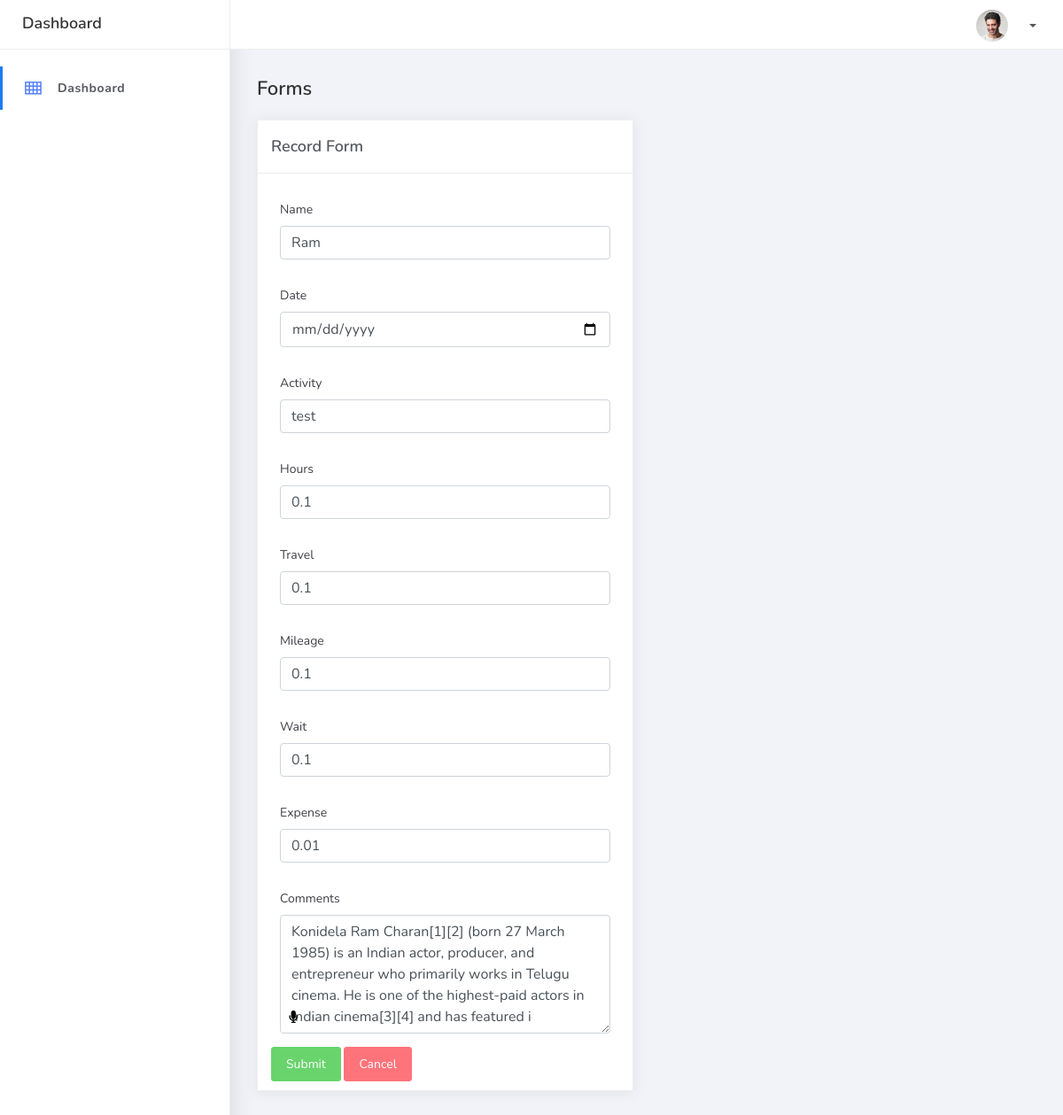
The app's page /records/31/edit/ with its own data.
### record_keeper/models.py (models this page shows, shortened)
class Record(models.Model):
    name = models.CharField(max_length=100)
    date = models.DateField()
    activity = models.CharField(max_length=100)
    hours = models.DecimalField(max_digits=4, decimal_places=1)
    travel = models.DecimalField(max_digits=4, decimal_places=1)
    mileage = models.DecimalField(max_digits=5, decimal_places=1)
    wait = models.DecimalField(max_digits=4, decimal_places=1)
    expense = models.DecimalField(max_digits=10, decimal_places=2,
                                  verbose_name='Expense ($)')  # Define verbose_name for better readability
    comments = models.TextField(blank=True)  # Allow comments to be optional

### record_keeper/views.py (the view, shortened to what this page needs)
# urls.py: path('records/<int:pk>/edit/', RecordUpdateView.as_view(), name='record_edit'),
class RecordUpdateView(View):
    def get(self, request, pk):
        record = get_object_or_404(Record, pk=pk)
        form = RecordForm(instance=record)
        return render(request, 'forms.html', {'form': form})

### record_keeper/forms.py
class RecordForm(forms.ModelForm):
    class Meta:
        model = Record
        fields = '__all__'
        widgets = {
            'comments': forms.Textarea(attrs={'rows': 4})  # Customize textarea appearance
        }

### record_keeper/templates/forms.html (shortened to what this page needs)
{% extends 'base.html' %}
{% load static %}
{% block content %}
<div class="main-panel">
    <div class="content">
        <div class="container-fluid">
            <h4 class="page-title">Forms</h4>
            <div class="row">
                <div class="col-md-6">
                    <div class="card">
                        <div class="card-header">
                            <div class="card-title">Record Form</div>
                        </div>
                        <div class="card-body">
                            <form method="post">
                                <div class="form-group">
                                    <label for="name">Name</label>
                                    <input type="text" class="form-control" id="name" name="name" placeholder="Enter Name" value="{{ form.instance.name }}">
                                </div>
                                <div class="form-group">
                                    <label for="date">Date</label>
                                    <input type="date" class="form-control" id="date" name="date" value="{{ form.instance.date }}">
                                </div>
                                <div class="form-group">
                                    <label for="activity">Activity</label>
                                    <input type="text" class="form-control" id="activity" name="activity" placeholder="Enter Activity" value="{{ form.instance.activity }}">
                                </div>
                                <div class="form-group">
                                    <label for="hours">Hours</label>
                                    <input type="number" class="form-control" id="hours" name="hours" step="0.1" value="{{ form.instance.hours }}">
                                </div>
                                <div class="form-group">
                                    <label for="travel">Travel</label>
                                    <input type="number" class="form-control" id="travel" name="travel" step="0.1" value="{{ form.instance.travel }}">
                                </div>
                                <div class="form-group">
                                    <label for="mileage">Mileage</label>
                                    <input type="number" class="form-control" id="mileage" name="mileage" step="0.1" value="{{ form.instance.mileage }}">
                                </div>
                                <div class="form-group">
                                    <label for="wait">Wait</label>
                                    <input type="number" class="form-control" id="wait" name="wait" step="0.1" value="{{ form.instance.wait }}">
                                </div>
                                <div class="form-group">
                                    <label for="expense">Expense</label>
                                    <input type="number" class="form-control" id="expense" name="expense" step="0.01" value="{{ form.instance.expense }}">
                                </div>
                                <div class="form-group comments-form">
                                    <label for="comments">Comments</label>
                                    <textarea class="form-control" id="comments" name="comments" rows="5">{{ form.instance.comments }}</textarea>
                                        <a type="button" id="mic">
                                        </a>
                                </div>
                                <button type="submit" class="btn btn-success">Submit</button>
                                <button type="button" class="btn btn-danger"><a style="color:white" href="/records/">Cancel</a></button>
                            </form>
                        </div>
                    </div>
                </div>
            </div>
        </div>
    </div>
</div>
{% endblock %}

### record_keeper/templates/forms.html (style rules this page uses)
.comments-form { position: relative; }
#mic { position: absolute; bottom: 0px; transform: translateY(-100%); left: 20px; }

### records on screen
Record: name "Ram", activity "test", hours "0.1", travel "0.1", mileage "0.1", wait "0.1", expense "0.01", comments "Konidela Ram Charan[1][2] (born 27 March 1985) is an Indian actor, producer, and entrepreneur who primarily works in Telugu cinema. He is one of the highest-paid actors in Indian cinema[3][4] and has featured i"
